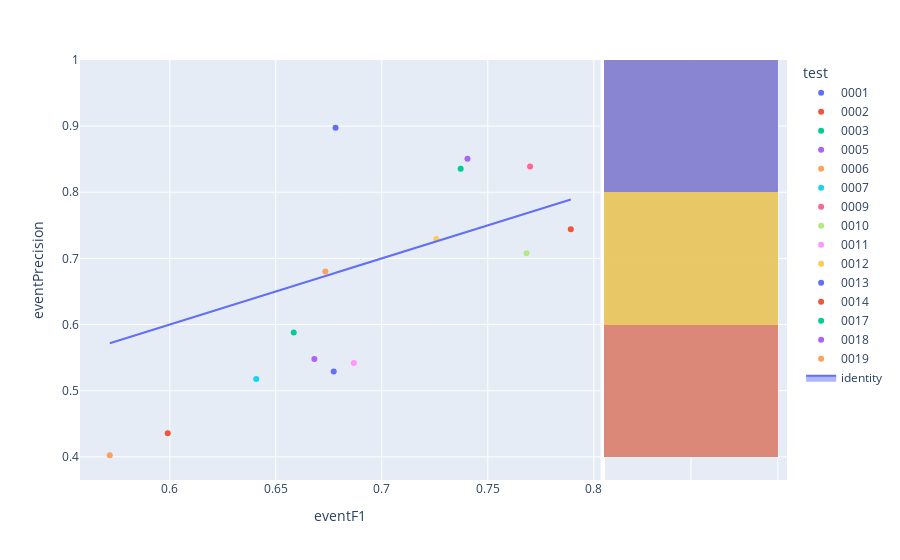

Notebook code cell kept with this figure:
### Code cell
fig=px.scatter(experimentModels,x='eventF1',y='eventPrecision',color='test',hover_name='modelId', marginal_y="histogram")
fig.add_trace(
    go.Scatter(x=experimentModels['eventF1'], y=experimentModels['eventF1'], name="identity", mode='lines',fill="toself")
)
fig.show()

### Figure 1 — Plotly figure (JSON) as saved in the notebook; plotly's stock layout.template omitted (floating-point values rounded to 4 significant figures)
{"data": [{"hovertemplate": "<b>%{hovertext}</b><br><br>test=0001<br>eventF1=%{x}<br>eventPrecision=%{y}<extra></extra>", "hovertext": ["d51d037b-304a-48df-970e-58aac592ac87"], "legendgroup": "0001", "marker": {"color": "#636efa", "symbol": "circle"}, "mode": "markers", "name": "0001", "orientation": "v", "showlegend": true, "type": "scatter", "x": [0.6782], "xaxis": "x", "y": [0.8975], "yaxis": "y"}, {"alignmentgroup": "True", "bingroup": "y", "hovertemplate": "test=0001<br>eventPrecision=%{y}<br>count=%{x}<extra></extra>", "legendgroup": "0001", "marker": {"color": "#636efa"}, "name": "0001", "offsetgroup": "0001", "opacity": 0.5, "showlegend": false, "type": "histogram", "xaxis": "x2", "y": [0.8975], "yaxis": "y2"}, {"hovertemplate": "<b>%{hovertext}</b><br><br>test=0002<br>eventF1=%{x}<br>eventPrecision=%{y}<extra></extra>", "hovertext": ["50ebd176-f601-4f02-bcd5-e0c07a362a35"], "legendgroup": "0002", "marker": {"color": "#EF553B", "symbol": "circle"}, "mode": "markers", "name": "0002", "orientation": "v", "showlegend": true, "type": "scatter", "x": [0.7891], "xaxis": "x", "y": [0.7442], "yaxis": "y"}, {"alignmentgroup": "True", "bingroup": "y", "hovertemplate": "test=0002<br>eventPrecision=%{y}<br>count=%{x}<extra></extra>", "legendgroup": "0002", "marker": {"color": "#EF553B"}, "name": "0002", "offsetgroup": "0002", "opacity": 0.5, "showlegend": false, "type": "histogram", "xaxis": "x2", "y": [0.7442], "yaxis": "y2"}, {"hovertemplate": "<b>%{hovertext}</b><br><br>test=0003<br>eventF1=%{x}<br>eventPrecision=%{y}<extra></extra>", "hovertext": ["ad0e1cc1-5a53-45b1-b13e-ca760e58c787"], "legendgroup": "0003", "marker": {"color": "#00cc96", "symbol": "circle"}, "mode": "markers", "name": "0003", "orientation": "v", "showlegend": true, "type": "scatter", "x": [0.6585], "xaxis": "x", "y": [0.5879], "yaxis": "y"}, {"alignmentgroup": "True", "bingroup": "y", "hovertemplate": "test=0003<br>eventPrecision=%{y}<br>count=%{x}<extra></extra>", "legendgroup": "0003", "marker": {"color": "#00cc96"}, "name": "0003", "offsetgroup": "0003", "opacity": 0.5, "showlegend": false, "type": "histogram", "xaxis": "x2", "y": [0.5879], "yaxis": "y2"}, {"hovertemplate": "<b>%{hovertext}</b><br><br>test=0005<br>eventF1=%{x}<br>eventPrecision=%{y}<extra></extra>", "hovertext": ["953522b6-a687-4555-b7bd-64e50323f539"], "legendgroup": "0005", "marker": {"color": "#ab63fa", "symbol": "circle"}, "mode": "markers", "name": "0005", "orientation": "v", "showlegend": true, "type": "scatter", "x": [0.6682], "xaxis": "x", "y": [0.5478], "yaxis": "y"}, {"alignmentgroup": "True", "bingroup": "y", "hovertemplate": "test=0005<br>eventPrecision=%{y}<br>count=%{x}<extra></extra>", "legendgroup": "0005", "marker": {"color": "#ab63fa"}, "name": "0005", "offsetgroup": "0005", "opacity": 0.5, "showlegend": false, "type": "histogram", "xaxis": "x2", "y": [0.5478], "yaxis": "y2"}, {"hovertemplate": "<b>%{hovertext}</b><br><br>test=0006<br>eventF1=%{x}<br>eventPrecision=%{y}<extra></extra>", "hovertext": ["fdff7a52-c874-434c-b79a-4652e6521b61"], "legendgroup": "0006", "marker": {"color": "#FFA15A", "symbol": "circle"}, "mode": "markers", "name": "0006", "orientation": "v", "showlegend": true, "type": "scatter", "x": [0.6734], "xaxis": "x", "y": [0.6803], "yaxis": "y"}, {"alignmentgroup": "True", "bingroup": "y", "hovertemplate": "test=0006<br>eventPrecision=%{y}<br>count=%{x}<extra></extra>", "legendgroup": "0006", "marker": {"color": "#FFA15A"}, "name": "0006", "offsetgroup": "0006", "opacity": 0.5, "showlegend": false, "type": "histogram", "xaxis": "x2", "y": [0.6803], "yaxis": "y2"}, {"hovertemplate": "<b>%{hovertext}</b><br><br>test=0007<br>eventF1=%{x}<br>eventPrecision=%{y}<extra></extra>", "hovertext": ["a99170bc-4dc5-4b27-84df-f565c6f142c5"], "legendgroup": "0007", "marker": {"color": "#19d3f3", "symbol": "circle"}, "mode": "markers", "name": "0007", "orientation": "v", "showlegend": true, "type": "scatter", "x": [0.6408], "xaxis": "x", "y": [0.5175], "yaxis": "y"}, {"alignmentgroup": "True", "bingroup": "y", "hovertemplate": "test=0007<br>eventPrecision=%{y}<br>count=%{x}<extra></extra>", "legendgroup": "0007", "marker": {"color": "#19d3f3"}, "name": "0007", "offsetgroup": "0007", "opacity": 0.5, "showlegend": false, "type": "histogram", "xaxis": "x2", "y": [0.5175], "yaxis": "y2"}, {"hovertemplate": "<b>%{hovertext}</b><br><br>test=0009<br>eventF1=%{x}<br>eventPrecision=%{y}<extra></extra>", "hovertext": ["d4f86014-a983-4a56-940a-a53396539084"], "legendgroup": "0009", "marker": {"color": "#FF6692", "symbol": "circle"}, "mode": "markers", "name": "0009", "orientation": "v", "showlegend": true, "type": "scatter", "x": [0.7699], "xaxis": "x", "y": [0.8391], "yaxis": "y"}, {"alignmentgroup": "True", "bingroup": "y", "hovertemplate": "test=0009<br>eventPrecision=%{y}<br>count=%{x}<extra></extra>", "legendgroup": "0009", "marker": {"color": "#FF6692"}, "name": "0009", "offsetgroup": "0009", "opacity": 0.5, "showlegend": false, "type": "histogram", "xaxis": "x2", "y": [0.8391], "yaxis": "y2"}, {"hovertemplate": "<b>%{hovertext}</b><br><br>test=0010<br>eventF1=%{x}<br>eventPrecision=%{y}<extra></extra>", "hovertext": ["b9ba925c-8862-41ae-85ac-87efe667dc99"], "legendgroup": "0010", "marker": {"color": "#B6E880", "symbol": "circle"}, "mode": "markers", "name": "0010", "orientation": "v", "showlegend": true, "type": "scatter", "x": [0.7683], "xaxis": "x", "y": [0.7076], "yaxis": "y"}, {"alignmentgroup": "True", "bingroup": "y", "hovertemplate": "test=0010<br>eventPrecision=%{y}<br>count=%{x}<extra></extra>", "legendgroup": "0010", "marker": {"color": "#B6E880"}, "name": "0010", "offsetgroup": "0010", "opacity": 0.5, "showlegend": false, "type": "histogram", "xaxis": "x2", "y": [0.7076], "yaxis": "y2"}, {"hovertemplate": "<b>%{hovertext}</b><br><br>test=0011<br>eventF1=%{x}<br>eventPrecision=%{y}<extra></extra>", "hovertext": ["9a796814-2401-4dbb-811c-695c7c0888bb"], "legendgroup": "0011", "marker": {"color": "#FF97FF", "symbol": "circle"}, "mode": "markers", "name": "0011", "orientation": "v", "showlegend": true, "type": "scatter", "x": [0.6868], "xaxis": "x", "y": [0.542], "yaxis": "y"}, {"alignmentgroup": "True", "bingroup": "y", "hovertemplate": "test=0011<br>eventPrecision=%{y}<br>count=%{x}<extra></extra>", "legendgroup": "0011", "marker": {"color": "#FF97FF"}, "name": "0011", "offsetgroup": "0011", "opacity": 0.5, "showlegend": false, "type": "histogram", "xaxis": "x2", "y": [0.542], "yaxis": "y2"}, {"hovertemplate": "<b>%{hovertext}</b><br><br>test=0012<br>eventF1=%{x}<br>eventPrecision=%{y}<extra></extra>", "hovertext": ["3be685c1-02ea-4a2f-8478-ca265ccc3196"], "legendgroup": "0012", "marker": {"color": "#FECB52", "symbol": "circle"}, "mode": "markers", "name": "0012", "orientation": "v", "showlegend": true, "type": "scatter", "x": [0.7257], "xaxis": "x", "y": [0.7293], "yaxis": "y"}, {"alignmentgroup": "True", "bingroup": "y", "hovertemplate": "test=0012<br>eventPrecision=%{y}<br>count=%{x}<extra></extra>", "legendgroup": "0012", "marker": {"color": "#FECB52"}, "name": "0012", "offsetgroup": "0012", "opacity": 0.5, "showlegend": false, "type": "histogram", "xaxis": "x2", "y": [0.7293], "yaxis": "y2"}, {"hovertemplate": "<b>%{hovertext}</b><br><br>test=0013<br>eventF1=%{x}<br>eventPrecision=%{y}<extra></extra>", "hovertext": ["016159f4-e171-4f6e-a510-0e5e140f8929"], "legendgroup": "0013", "marker": {"color": "#636efa", "symbol": "circle"}, "mode": "markers", "name": "0013", "orientation": "v", "showlegend": true, "type": "scatter", "x": [0.6773], "xaxis": "x", "y": [0.529], "yaxis": "y"}, {"alignmentgroup": "True", "bingroup": "y", "hovertemplate": "test=0013<br>eventPrecision=%{y}<br>count=%{x}<extra></extra>", "legendgroup": "0013", "marker": {"color": "#636efa"}, "name": "0013", "offsetgroup": "0013", "opacity": 0.5, "showlegend": false, "type": "histogram", "xaxis": "x2", "y": [0.529], "yaxis": "y2"}, {"hovertemplate": "<b>%{hovertext}</b><br><br>test=0014<br>eventF1=%{x}<br>eventPrecision=%{y}<extra></extra>", "hovertext": ["da40a91f-c09e-4752-899f-0d848fc48c20"], "legendgroup": "0014", "marker": {"color": "#EF553B", "symbol": "circle"}, "mode": "markers", "name": "0014", "orientation": "v", "showlegend": true, "type": "scatter", "x": [0.599], "xaxis": "x", "y": [0.4358], "yaxis": "y"}, {"alignmentgroup": "True", "bingroup": "y", "hovertemplate": "test=0014<br>eventPrecision=%{y}<br>count=%{x}<extra></extra>", "legendgroup": "0014", "marker": {"color": "#EF553B"}, "name": "0014", "offsetgroup": "0014", "opacity": 0.5, "showlegend": false, "type": "histogram", "xaxis": "x2", "y": [0.4358], "yaxis": "y2"}, {"hovertemplate": "<b>%{hovertext}</b><br><br>test=0017<br>eventF1=%{x}<br>eventPrecision=%{y}<extra></extra>", "hovertext": ["c30b34f2-52b8-47af-9309-81c72f52ea3d"], "legendgroup": "0017", "marker": {"color": "#00cc96", "symbol": "circle"}, "mode": "markers", "name": "0017", "orientation": "v", "showlegend": true, "type": "scatter", "x": [0.7372], "xaxis": "x", "y": [0.8356], "yaxis": "y"}, {"alignmentgroup": "True", "bingroup": "y", "hovertemplate": "test=0017<br>eventPrecision=%{y}<br>count=%{x}<extra></extra>", "legendgroup": "0017", "marker": {"color": "#00cc96"}, "name": "0017", "offsetgroup": "0017", "opacity": 0.5, "showlegend": false, "type": "histogram", "xaxis": "x2", "y": [0.8356], "yaxis": "y2"}, {"hovertemplate": "<b>%{hovertext}</b><br><br>test=0018<br>eventF1=%{x}<br>eventPrecision=%{y}<extra></extra>", "hovertext": ["63920ef1-b7bd-453c-af1b-c87e2c3f9ad0"], "legendgroup": "0018", "marker": {"color": "#ab63fa", "symbol": "circle"}, "mode": "markers", "name": "0018", "orientation": "v", "showlegend": true, "type": "scatter", "x": [0.7404], "xaxis": "x", "y": [0.8506], "yaxis": "y"}, {"alignmentgroup": "True", "bingroup": "y", "hovertemplate": "test=0018<br>eventPrecision=%{y}<br>count=%{x}<extra></extra>", "legendgroup": "0018", "marker": {"color": "#ab63fa"}, "name": "0018", "offsetgroup": "0018", "opacity": 0.5, "showlegend": false, "type": "histogram", "xaxis": "x2", "y": [0.8506], "yaxis": "y2"}, {"hovertemplate": "<b>%{hovertext}</b><br><br>test=0019<br>eventF1=%{x}<br>eventPrecision=%{y}<extra></extra>", "hovertext": ["73a45ddb-cbce-44c1-8ed8-007d5677989f"], "legendgroup": "0019", "marker": {"color": "#FFA15A", "symbol": "circle"}, "mode": "markers", "name": "0019", "orientation": "v", "showlegend": true, "type": "scatter", "x": [0.5717], "xaxis": "x", "y": [0.4023], "yaxis": "y"}, {"alignmentgroup": "True", "bingroup": "y", "hovertemplate": "test=0019<br>eventPrecision=%{y}<br>count=%{x}<extra></extra>", "legendgroup": "0019", "marker": {"color": "#FFA15A"}, "name": "0019", "offsetgroup": "0019", "opacity": 0.5, "showlegend": false, "type": "histogram", "xaxis": "x2", "y": [0.4023], "yaxis": "y2"}, {"fill": "toself", "mode": "lines", "name": "identity", "type": "scatter", "x": [0.6782, 0.7891, 0.6585, 0.6682, 0.6734, 0.6408, 0.7699, 0.7683, 0.6868, 0.7257, 0.6773, 0.599, 0.7372, 0.7404, 0.5717], "y": [0.6782, 0.7891, 0.6585, 0.6682, 0.6734, 0.6408, 0.7699, 0.7683, 0.6868, 0.7257, 0.6773, 0.599, 0.7372, 0.7404, 0.5717]}], "layout": {"barmode": "overlay", "legend": {"title": {"text": "test"}, "tracegroupgap": 0}, "margin": {"t": 60}, "xaxis": {"anchor": "y", "domain": [0, 0.7363], "title": {"text": "eventF1"}}, "xaxis2": {"anchor": "y2", "domain": [0.7413, 1], "matches": "x2", "showgrid": true, "showline": false, "showticklabels": false, "ticks": ""}, "yaxis": {"anchor": "x", "domain": [0, 1], "title": {"text": "eventPrecision"}}, "yaxis2": {"anchor": "x2", "domain": [0, 1], "matches": "y", "showgrid": true, "showticklabels": false}}}
